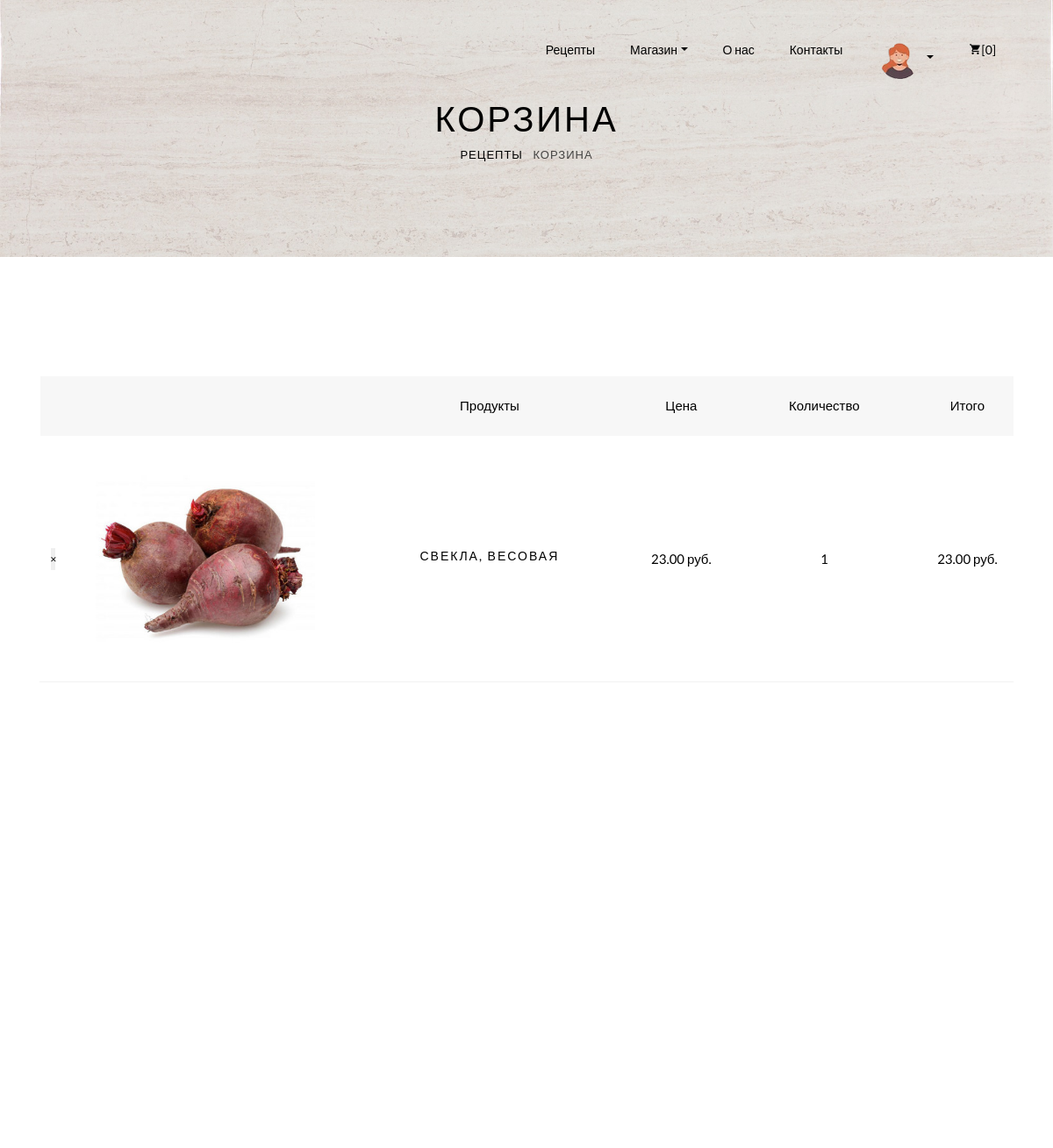
/shop/cart_view/ (signed in, upper part), run on an earlier commit of the app's database.
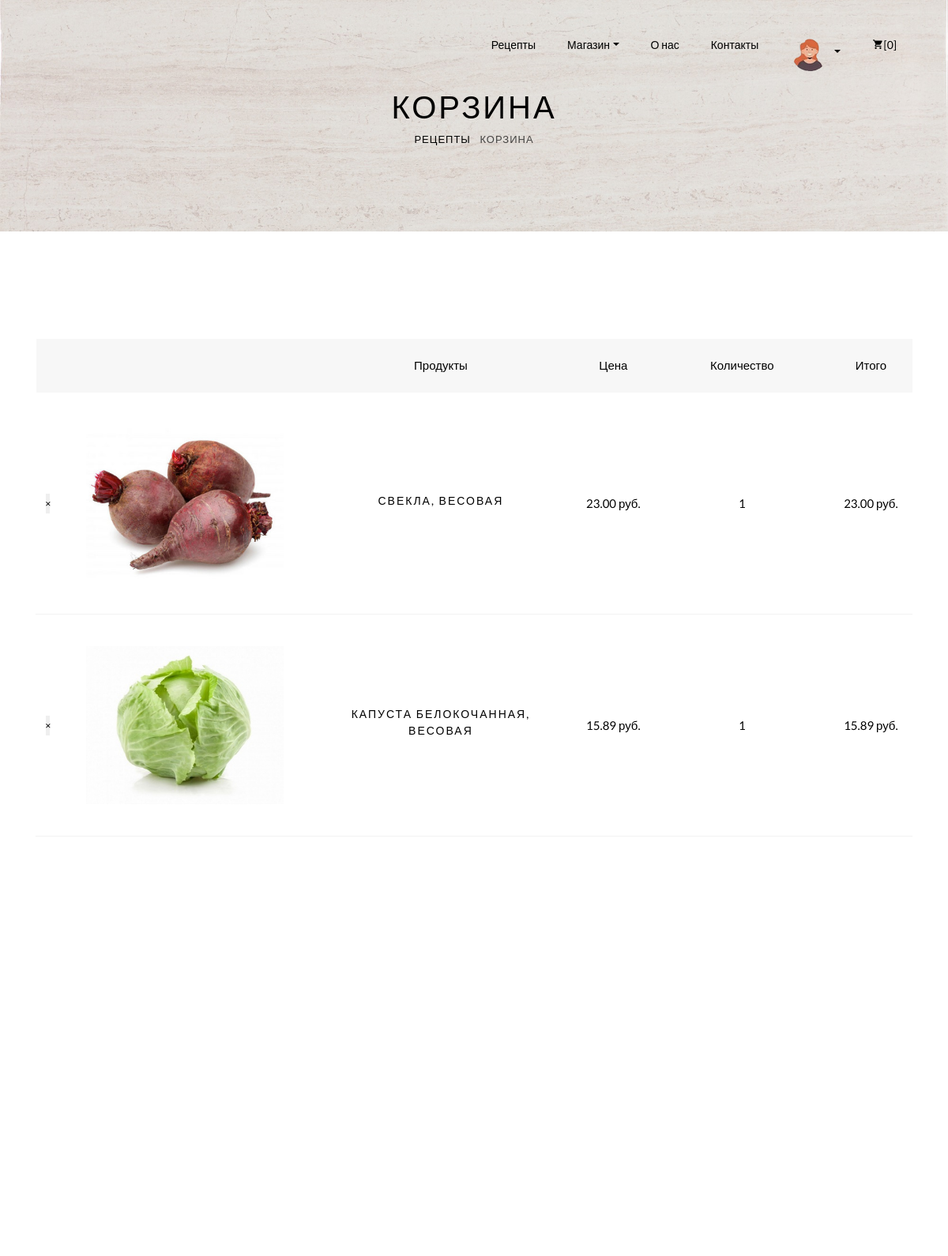
And on a later commit of the database.
### shop/models.py (models this page shows, shortened)
class OrderItem(models.Model):
    order = models.ForeignKey(Order, on_delete=models.CASCADE)  # связь с заказом
    product = models.ForeignKey(Product,
                                on_delete=models.PROTECT)  # связь с Продуктом, удалить продукт просто так нельзя
    quantity = models.PositiveIntegerField(default=1)  # количество, вводим вручную
    price = models.DecimalField(max_digits=20, decimal_places=2)
    discount = models.DecimalField(max_digits=20, decimal_places=2, default=0)  # возможная скидка, по умолчанию 0
    class Meta:
        ordering = ['pk']
    @property
    def amount(self):  # перерасчет amount элемента с учетом количества и скидки
        return self.quantity * (self.price - self.discount)

class Product(models.Model):
    name = models.CharField(max_length=255, verbose_name='product_name')
    code = models.CharField(max_length=255,
                            verbose_name='product_code')  # по этому полю различаем продукт (код продукта)
    price = models.DecimalField(max_digits=20, decimal_places=2)
    unit = models.CharField(max_length=255, blank=True, null=True)  # единица измерения
    image_url = models.ImageField(upload_to='img_product')  # путь на изображение продукта
    note = models.TextField(blank=True, null=True)  # комментарий к продукту
    class Meta:  # все элементы отображаются по дате создания
        ordering = ['pk']

### shop/views.py (the view)
# urls.py: path('cart_view/', views.cart_view, name='cart_view'),
@login_required(login_url=reverse_lazy('signin'))
def cart_view(request):
    cart = Order.get_cart(request.user)
    items = cart.orderitem_set.all()
    context = {
        'cart': cart,
        'items': items
    }
    return render(request, 'shop/cart.html', context)

### shop/models.py (called while the page is built)
    @staticmethod
    def get_cart(user: User):  # корзина до каких-либо изменений
        cart = Order.objects.filter(user=user,
                                    status=Order.STATUS_CART
                                    ).first()
        if cart and (timezone.now() - cart.creation_time).days > 7:
            cart.delete()  # корзина удаляется, если ей больше 7 дней
            cart = None
        if not cart:  # если корзины не существует, то она создается
            cart = Order.objects.create(user=user,
                                        status=Order.STATUS_CART,
                                        amount=0
                                        )
        return cart

### templates/shop/cart.html (shortened to what this page needs)
{% extends 'base-page.html' %}
{% load static %}
{% block container  %}
<div class="hero-wrap hero-bread" style="background-image: url('{% static 'img/bg-66.jpg' %}');">
    <div class="container">
        <div class="row no-gutters slider-text align-items-center justify-content-center">
            <div class="col-md-9 ftco-animate text-center">
                <h1 class="mb-0 bread">Корзина</h1>
                <p class="breadcrumbs"><span class="mr-2"><a href="{% url 'index' %}">Рецепты</a></span> <span>Корзина</span></p>
            </div>
        </div>
    </div>
</div>
<section class="ftco-section ftco-cart">
    <div class="container">
        <div class="row">
            <div class="col-md-12 ftco-animate">
                <div class="cart-list">
                    <table class="table">
                        <thead class="thead-primary">
                        <tr class="text-center">
                            <th>&nbsp;</th>
                            <th>&nbsp;</th>
                            <th>Продукты</th>
                            <th>Цена</th>
                            <th>Количество</th>
                            <th>Итого</th>
                        </tr>
                        </thead>
                        <tbody>
                        {% for item in items %}
                        <tr class="text-center">
                            <form method="post" action="{% url 'cart_delete_item' item.pk %}">
                                <td class="product-remove">
                                    <button><span class="ion-ios-close"></span></button>
                                </td>
                            </form>
                            <td class="image-prod">
                                <div class="img" style="background-image:url('{{ item.product.image_url.url }}');"></div>
                            </td>
                            <td class="product-name">
                                <h3>{{ item.product.name }}</h3>
                            </td>
                            <td class="price">{{ item.price }} руб.</td>
                            <td class="quantity">{{ item.quantity }}</td>
                            <td class="total">{{ item.amount }} руб.</td>
                        </tr>
                        {% endfor %}
                        </tbody>
                    </table>
                </div>
            </div>
        </div>
        <div class="row justify-content-end">
        </div>
    </div>
</section>
{% endblock container  %}

### templates/base-page.html (shortened to what this page needs)
{% load static%}
<!DOCTYPE html>
<html lang="en">
<head>
    <link rel="stylesheet" href="{% static '/css/open-iconic-bootstrap.min.css' %}">
    <link rel="stylesheet" href="{% static '/css/animate.css' %}">
    <link rel="stylesheet" href="{% static '/css/owl.carousel.min.css' %}">
    <link rel="stylesheet" href="{% static '/css/owl.theme.default.min.css' %}">
    <link rel="stylesheet" href="{% static '/css/magnific-popup.css' %}">
    <link rel="stylesheet" href="{% static '/css/aos.css' %}">
    <link rel="stylesheet" href="{% static '/css/ionicons.min.css' %}">
    <link rel="stylesheet" href="{% static '/css/bootstrap-datepicker.css' %}">
    <link rel="stylesheet" href="{% static '/css/jquery.timepicker.css' %}">
    <link rel="stylesheet" href="{% static '/css/flaticon.css' %}">
    <link rel="stylesheet" href="{% static '/css/icomoon.css' %}">
    <link rel="stylesheet" href="{% static '/css/style.css' %}">
</head>
<body>
    <nav class="navbar navbar-expand-lg navbar-dark ftco_navbar bg-dark ftco-navbar-light" id="ftco-navbar">
        <div class="container">
          <div class="collapse navbar-collapse" id="ftco-nav">
            <ul class="navbar-nav ml-auto">
              <li class="nav-item active"><a href="{% url 'index' %}" class="nav-link">Рецепты</a></li>
              <li class="nav-item dropdown">
                  <a class="nav-link dropdown-toggle" href="#" id="dropdown04" data-toggle="dropdown" aria-haspopup="true" aria-expanded="false">Магазин</a>
              </li>
              <li class="nav-item"><a href="{% url 'about' %}" class="nav-link">О нас</a></li>
              <li class="nav-item"><a href="#" class="nav-link">Контакты</a></li>
              <li class="nav-item dropdown">
                  <a class="nav-link dropdown-toggle" href="#" id="dropdown04" data-toggle="dropdown" aria-haspopup="true" aria-expanded="false">
                      {% if user.is_authenticated %}
                          <img src="{% static '/img/login.png' %}">
                      {% else %}
                          Sign ...
                      {% endif %}
                  </a>
              </li>
              <li class="nav-item cta cta-colored"><a href="{% url 'cart_view' %}" class="nav-link"><span class="icon-shopping_cart"></span>[0]</a></li>
            </ul>
          </div>
        </div>
      </nav>
    {% block container %}
    {% endblock container %}
</body>
</html>

### static/css/icomoon.css (style rules this page uses)
[class^="icon-"], [class*=" icon-"] { font-family: 'icomoon' !important; speak: none; font-style: normal; font-weight: normal; font-variant: normal; text-transform: none; line-height: 1; -webkit-font-smoothing: antialiased; -moz-osx-font-smoothing: grayscale; }
.icon-shopping_cart:before { content: "\e8cc"; }

What changed in the data, as far as the page shows it:
added OrderItem: product.image_url (picture), product.name "КАПУСТА БЕЛОКОЧАННАЯ, ВЕСОВАЯ", price "15.89", quantity "1", amount "15.89"
